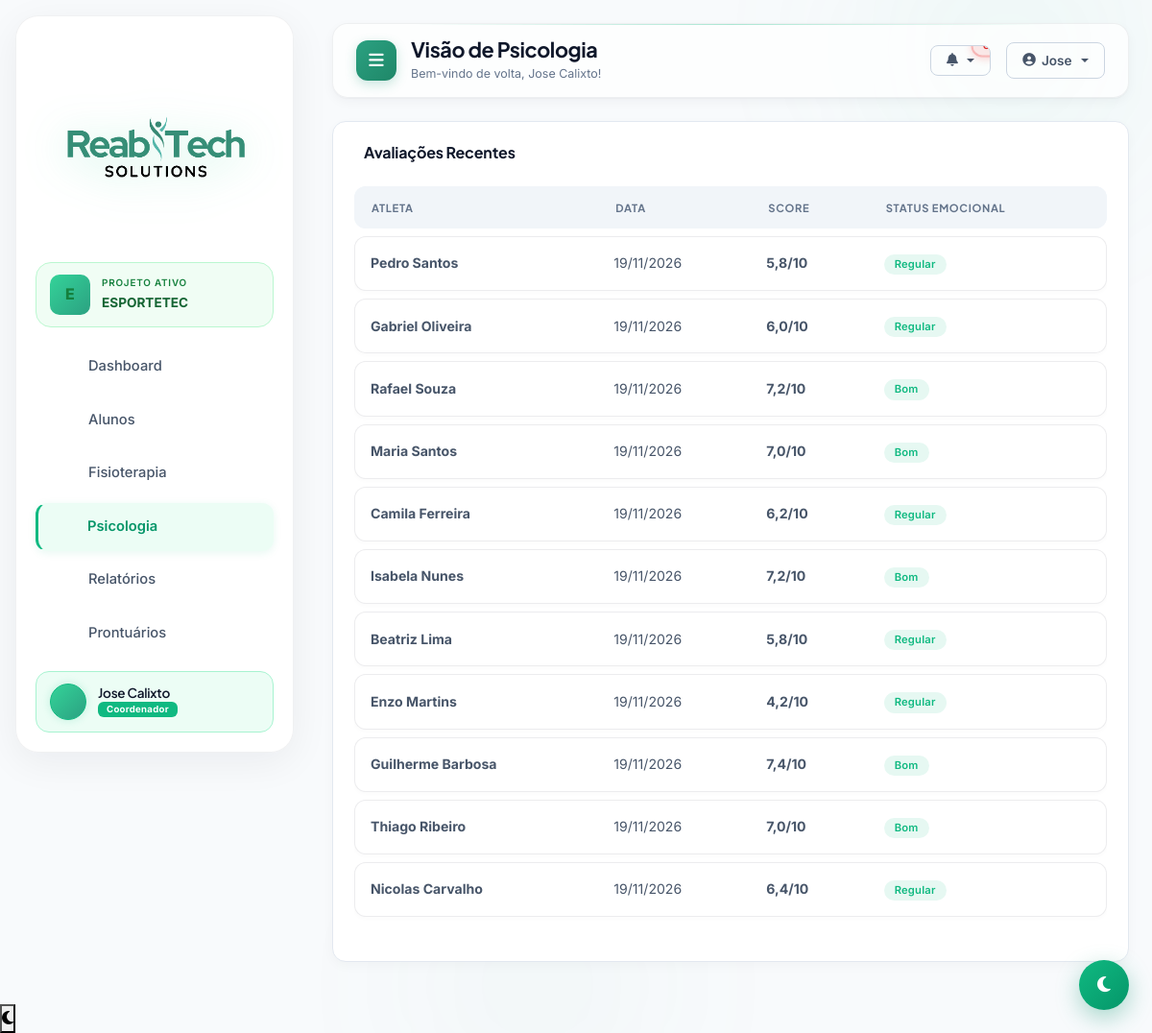
The page /dashboard/coordenador/psicologia/ (signed in) on the database as committed earlier.
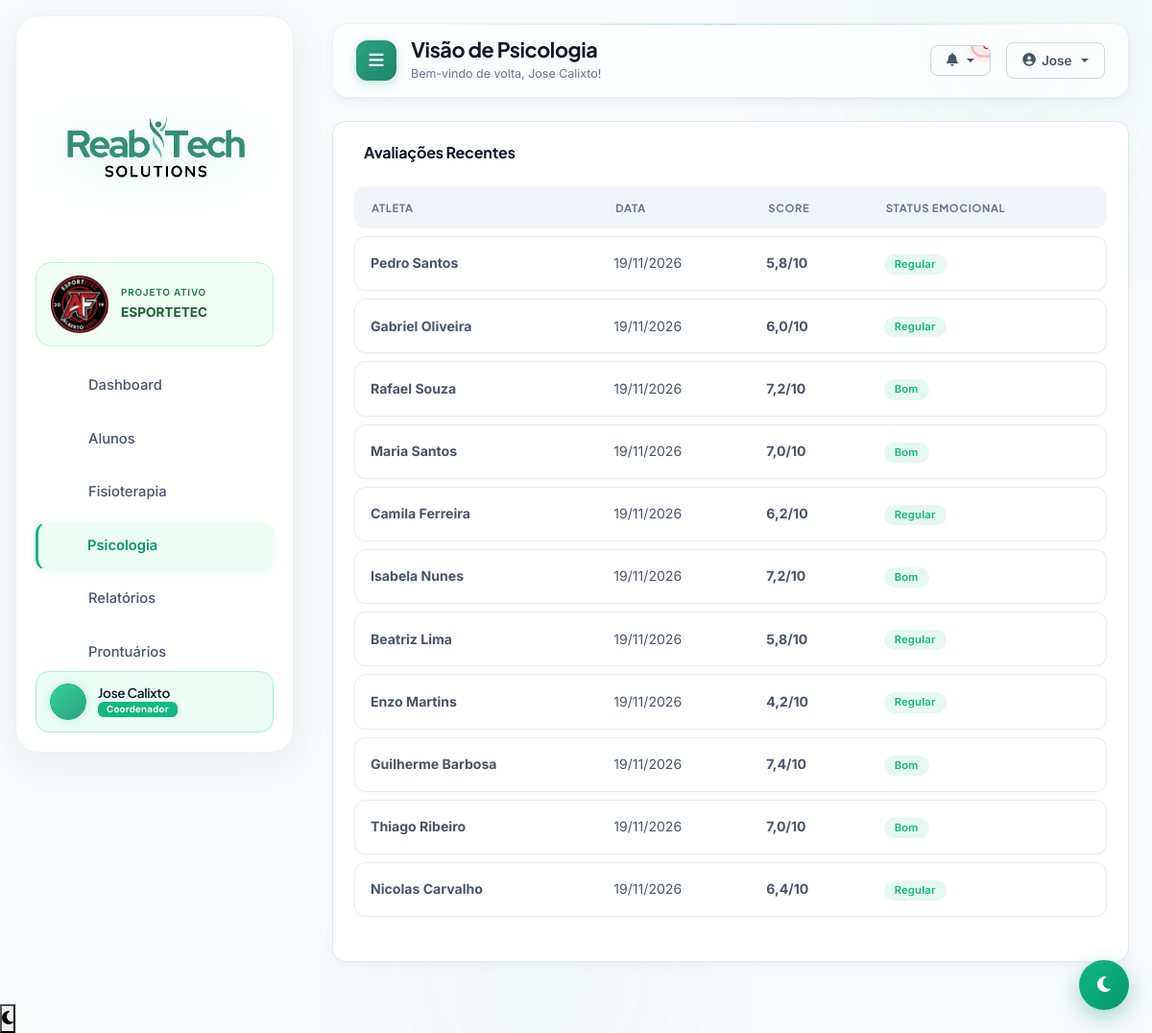
The same page on the database as committed later.
### projetos/models.py (models this page shows, shortened)
class Projeto(models.Model):
    TIPO_CHOICES = [
        ('clinica', 'Clínica de Fisioterapia / Reabilitação'),
        ('escola', 'Escola / Instituição de Ensino'),
        ('time', 'Time / Clube Esportivo'),
        ('academia', 'Academia'),
        ('projeto_social', 'Projeto Social'),
        ('consultorio', 'Consultório Individual'),
        ('outro', 'Outro'),
    ]
    MODULOS_CHOICES = [
        ('fisioterapia', 'Fisioterapia'),
        ('psicologia', 'Psicologia'),
        ('tecnico', 'Análise Técnica'),
    ]
    nome = models.CharField(
        max_length=150,
        verbose_name='Nome do Projeto'
    )
    slug = models.SlugField(
        max_length=160,
        unique=True,
        blank=True,
        default='',
        verbose_name='Slug (URL)'
    )
    tipo = models.CharField(
        max_length=20,
        choices=TIPO_CHOICES,
        default='clinica',
        verbose_name='Tipo'
    )
    descricao = models.TextField(
        blank=True,
        default='',
        verbose_name='Descrição'
    )
    logo = models.ImageField(
        upload_to='projetos/logos/',
        blank=True,
        null=True,
        verbose_name='Logo'
    )
    plano = models.ForeignKey(
        Plano,
        on_delete=models.PROTECT,
        related_name='projetos',
        null=True,
        blank=True,
        verbose_name='Plano Contratado'
    )
    coordenador = models.ForeignKey(
        User,
        on_delete=models.PROTECT,
        related_name='projetos_coordenados',
        verbose_name='Coordenador Responsável'
    )
    modulos_ativos = models.JSONField(
        default=list,
        help_text="Módulos ativos: ['fisioterapia', 'psicologia', 'tecnico']",
        verbose_name='Módulos Ativos'
    )
    publico = models.BooleanField(
        default=False,
        help_text='Aparecer na landing page pública',
        verbose_name='Público'
    )
    ativo = models.BooleanField(
        default=True,
        verbose_name='Ativo'
    )
    criado_em = models.DateTimeField(
        auto_now_add=True,
        null=True,
        verbose_name='Criado em'
    )
    atualizado_em = models.DateTimeField(
        auto_now=True,
        null=True,
        verbose_name='Atualizado em'
    )
    data_expiracao_trial = models.DateTimeField(
        null=True,
        blank=True,
        help_text='Data em que o trial expira (null = sem expiração)',
        verbose_name='Expiração do Trial'
    )
    class Meta:
        ordering = ['-criado_em']
        verbose_name = 'Projeto'
        verbose_name_plural = 'Projetos'

### dashboard/views.py (the view)
# urls.py: path('coordenador/psicologia/', views.coordenador_psicologia, name='coordenador_psicologia'),
@login_required
@perfil_required('coordenador')
def coordenador_psicologia(request):
    projeto = get_projeto_ativo(request)
    if not projeto:
        messages.warning(request, 'Nenhum projeto ativo.')
        return redirect('landing')
    avaliacoes = AvaliacaoPsicologica.objects.filter(projeto=projeto).order_by('-data')
    return render(request, 'dashboard/coordenador/psicologia.html', {
        'avaliacoes': avaliacoes,
        'projeto': projeto
    })

### dashboard/context_processors.py (called while the page is built)
def notificacoes_context(request):
    if request.user.is_authenticated:
        notificacoes_nao_lidas = request.user.notificacoes.filter(
            lida=False
        ).order_by('-criada_em')[:5]
        total_nao_lidas = request.user.notificacoes.filter(lida=False).count()
        return {
            'notificacoes_dropdown': notificacoes_nao_lidas,
            'total_notificacoes': total_nao_lidas,
        }
    return {
        'notificacoes_dropdown': [],
        'total_notificacoes': 0,
    }

def analytics_context(request):
    from django.conf import settings
    return {
        'GA4_MEASUREMENT_ID': getattr(settings, 'GA4_MEASUREMENT_ID', ''),
        'MICROSOFT_CLARITY_ID': getattr(settings, 'MICROSOFT_CLARITY_ID', ''),
    }

### dashboard/views.py (called while the page is built)
def get_projeto_ativo(request):
    projeto_id = request.session.get('projeto_id')
    if projeto_id:
        try:
            projeto = Projeto.objects.get(id=projeto_id, ativo=True)
            if MembroProjeto.objects.filter(
                projeto=projeto, usuario=request.user, ativo=True
            ).exists():
                return projeto
        except Projeto.DoesNotExist:
            pass
    return None

### templates/dashboard/coordenador/psicologia.html (shortened to what this page needs)
{% extends 'base.html' %}
{% block page_title %}Visão de Psicologia{% endblock %}
{% block content %}
<div class="container-fluid p-0">
    <div class="dash-section">
        <div class="dash-section-head">
            <h5 class="dash-section-title"> Avaliações Recentes</h5>
        </div>
        <div class="table-responsive">
            <table class="table" style="color: var(--text-primary);">
                <thead style="background: var(--bg-secondary); color: var(--text-secondary);">
                    <tr><th>Atleta</th><th>Data</th><th>Score</th><th>Status Emocional</th></tr>
                </thead>
                <tbody>
                    {% for avaliacao in avaliacoes %}
                    <tr style="border-bottom: 1px solid var(--border-color);">
                        <td class="align-middle"><strong>{{ avaliacao.atleta.usuario.get_full_name }}</strong></td>
                        <td class="align-middle">{{ avaliacao.data|date:"d/m/Y" }}</td>
                        <td class="align-middle"><strong>{{ avaliacao.score_total }}/10</strong></td>
                        <td class="align-middle"><span class="badge" style="background: rgba(16,185,129,0.1); color: #10b981;">{{ avaliacao.status_emocional }}</span></td>
                    </tr>
                    {% empty %}
                    <tr><td colspan="4" class="text-center py-4">Nenhuma avaliação registrada.</td></tr>
                    {% endfor %}
                </tbody>
            </table>
        </div>
    </div>
</div>
{% endblock %}

### templates/base.html (shortened to what the changed rows need)
{% load static %}
<!DOCTYPE html>
<html lang="pt-br" data-theme="light" style="background-color: #0b1120;">
<head>
    <link href="https://cdn.jsdelivr.net/npm/bootstrap@5.1.3/dist/css/bootstrap.min.css" rel="stylesheet">
    <link rel="stylesheet" href="https://cdnjs.cloudflare.com/ajax/libs/font-awesome/6.5.0/css/all.min.css">
    <link rel="stylesheet" href="https://unpkg.com/@phosphor-icons/web@2.1.1/src/regular/style.css">
    <link rel="stylesheet" href="https://unpkg.com/@phosphor-icons/web@2.1.1/src/fill/style.css">
    <link href="https://unpkg.com/aos@2.3.1/dist/aos.css" rel="stylesheet">
    <link rel="stylesheet" href="{% static 'css/design-system.css' %}">
    <link rel="stylesheet" href="{% static 'css/theme.css' %}">
    <link rel="stylesheet" href="{% static 'css/internal-effects.css' %}">
    <link rel="stylesheet" href="{% static 'css/style.css' %}">
    <link rel="stylesheet" href="{% static 'css/animations.css' %}">
    <link rel="stylesheet" href="{% static 'css/premium-effects.css' %}">
    <link rel="stylesheet" href="{% static 'css/premium-responsive.css' %}">
    <link rel="stylesheet" href="{% static 'css/premium-pages.css' %}">
    <link rel="stylesheet" href="{% static 'css/premium-glass-3d.css' %}">
    <link rel="stylesheet" href="{% static 'css/glass-sidebar-3d.css' %}">
    <link rel="stylesheet" href="{% static 'css/dark-mode-fixes.css' %}">
    <link rel="stylesheet" href="{% static 'css/splash.css' %}">
    <link rel="stylesheet" href="{% static 'css/custom-premium.css' %}">
<link rel="stylesheet" href="{% static 'css/internal-cyber.css' %}">
<link rel="stylesheet" href="{% static 'css/dash-cyber.css' %}">
<link rel="stylesheet" href="{% static 'css/sidebar-modern.css' %}">
<link rel="stylesheet" href="{% static 'css/atleta-enhancements.css' %}">
    <link rel="stylesheet" href="/static/css/responsive-master.css">
    <link rel="stylesheet" href="/static/css/reabitech-global-effects.css">
<link rel="stylesheet" href="{% static 'css/efeito-fisio-global.css' %}">
<link rel="stylesheet" href="{% static 'css/chart-premium.css' %}">
<link rel="stylesheet" href="{% static 'css/responsive-v3.css' %}?v=1">
<link rel="stylesheet" href="{% static 'css/responsive-system.css' %}?v=1">
<link rel="stylesheet" href="{% static 'css/responsive-dashboards.css' %}?v=1">
<link rel="stylesheet" href="{% static 'css/responsive-modules.css' %}?v=1">
<link rel="stylesheet" href="{% static 'css/project-sidebar.css' %}?v=1">
</head>
<body>
{% if user.is_authenticated %}
<div class="sidebar" id="sidebar">
    {% if projeto_ativo_global %}
    <div style="padding: 0 12px 16px;">
        <div style="background: rgba(52, 211, 153, 0.15); border: 1px solid rgba(52, 211, 153, 0.25); border-radius: 14px; padding: 12px 14px; display: flex; align-items: center; gap: 12px;">
            {% if projeto_ativo_global.logo %}
            <img class="active-project-logo" src="{{ projeto_ativo_global.logo.url }}" alt="{{ projeto_ativo_global.nome }}" style="width: 62px; height: 62px; min-width: 62px; object-fit: contain; flex-shrink: 0; padding: 0; border-radius: 8px; background: transparent;">
            {% else %}
            <div style="width: 42px; height: 42px; border-radius: 10px; background: linear-gradient(135deg, #34d399, #2BA181); display: flex; align-items: center; justify-content: center; color: white; font-weight: 800; font-size: 1rem; flex-shrink: 0;">
                {{ projeto_ativo_global.nome|first|upper }}
            </div>
            {% endif %}
            <div style="min-width: 0; flex: 1;">
                <div style="font-size: 0.62rem; color: rgba(167, 243, 208, 0.7); letter-spacing: 0.08em; text-transform: uppercase; font-weight: 600; margin-bottom: 2px;">
                    Projeto ativo
 </div>
                <div style="font-weight: 700; color: white; font-size: 0.85rem; white-space: nowrap; overflow: hidden; text-overflow: ellipsis;">
                    {{ projeto_ativo_global.nome }}
 </div>
 </div>
 </div>
 </div>
    {% endif %}
</div>
{% endif %}
    <div class="main-content {% if not user.is_authenticated %}no-sidebar{% endif %}" id="mainContent">
        {% if user.is_authenticated %}
        <div class="top-navbar">
            <div class="page-title">
                <div>
                    <h2>{% block page_title %}Dashboard{% endblock %}</h2>
 </div>
 </div>
 </div>
        {% endif %}
        {% block content %}{% endblock %}
 </div>
</body>
</html>

Rows that differ between the two databases and show on the page:
changed Projeto "ESPORTETEC": logo: picture added; nome|first "E" → (not shown)
